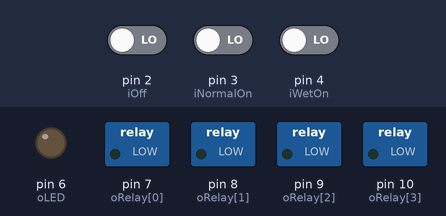
A sketch run on a simulated Arduino Uno, built with avr-gcc and run on an emulated ATmega328P. On the bench: switched loads named in the sketch (green lamp = pin HIGH), output pins drawn as LEDs (lit = HIGH). Inputs (shaded band) come from the test bench; at power-on: pin 3 (iNormalOn) LOW, pin 2 (iOff) LOW, pin 4 (iWetOn) LOW.

Above: at 1.2 s.
1.3 s: pin 3 (iNormalOn) driven HIGH
At 2.1 s:
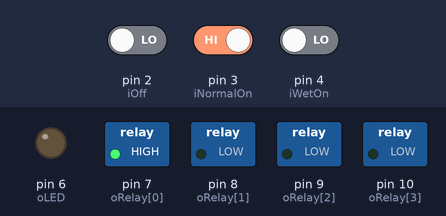
4.3 s: pin 2 (iOff) driven HIGH
At 8.8 s:
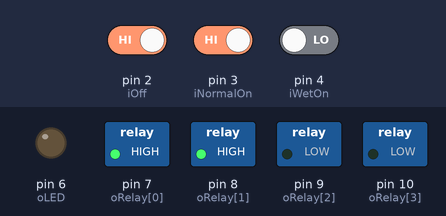
10.3 s: pin 2 (iOff) driven LOW and pin 4 (iWetOn) driven HIGH
At 14.4 s:
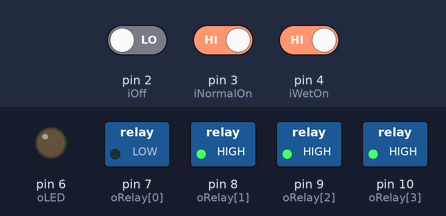
Timing chart, 0 to 32.9 s (numbered marks = the images above; inputs shaded):
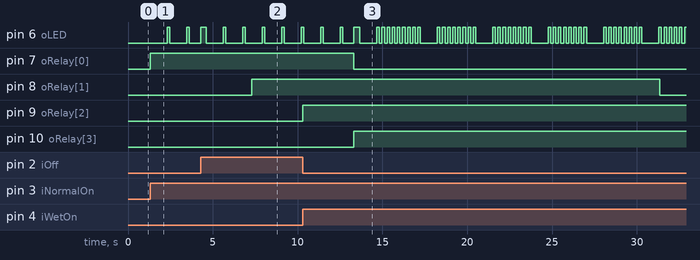

The sketch:

TympaniIgniterDriver.ino
```cpp
#define NUMOUTPUTS 4


int iNormalOn = 3;
int iWetOn = 4;
int iOff = 2;
int oLED = 6;
int oRelay[NUMOUTPUTS] = {7, 8, 9, 10};


volatile int okToRun = false;
unsigned long nextRelayOnTime[NUMOUTPUTS];
unsigned long nextRelayOffTime[NUMOUTPUTS];
unsigned long programStepFinishTime[NUMOUTPUTS];
int currentProgramStep[NUMOUTPUTS];
int i;
int ledState;
int ledBlinkCount;
unsigned long nextLedEventTime;
int lastStep = NUMOUTPUTS - 1;


//*********************constants relating to the igniter on times
#define PROGRAMSTEPS 3 // how many stages are in the program specified by delayProgram
long delayProgram[PROGRAMSTEPS][3] = {  // program for wet start cycle, multiple stages of the pattern, each pattern goes like {time on(ms), total on-off cycle duration(ms), total time of stage(ms)}
                          {4, 500, 200000},
                          {50, 500, 20000},
                          {150, 500, 16000}};
#define NORMALONSTAGGER 3000 // stagger the start times this many ms to even out the power use
#define WETONSTAGGER 18060 // wet cycle stagger, this number is so that the last stages and the first fre seconds of on time don't conincide and the pulses before that are staggered

//*********************constants for LED blinks n crap
#define COUNTDOWNINTERVAL 30 // on the LED blink countdown, this is the interval length. so if it's 15, one blink = 15 seconds left
#define LEDONTIME 150
#define LEDSHORTOFFTIME 150
#define LEDLONGOFFTIME 1000

void setup (){
  pinMode(iNormalOn, INPUT);
  pinMode(iWetOn, INPUT);
  pinMode(iOff, INPUT);
  pinMode(oLED, OUTPUT);
  attachInterrupt(0, doShutOff, RISING);
  digitalWrite(oLED, LOW);
  for (i=0; i < NUMOUTPUTS; i++){
    pinMode(oRelay[i], OUTPUT);
    digitalWrite(oRelay[i], LOW);
    nextRelayOffTime[i] = 0;
    nextRelayOnTime[i] = 0;
  }
}

void loop (){
  if (digitalRead(iNormalOn)){
    okToRun = true;
    resetLEDs();
    doNormalOn();
  }
  if (digitalRead(iWetOn)){
    okToRun = true;
    resetLEDs();
    doWetOn();
  }
  while (okToRun){
     //after doNormalOn or doWetOn has run, stay here and keep the igniters on until the stop button calls the interrupt
  }
}

void doNormalOn(){// turn on for a fixed time, then turn off
  for (i=0; i < NUMOUTPUTS; i++){
    nextRelayOffTime[i] = 4294967295; //set the offtime to the maximum allowed by a long int so we stay on
    nextRelayOnTime[i] = millis() + i * NORMALONSTAGGER;
  }
  while (okToRun && processRelayEvents()){
    blinkLED(1);
  }
  digitalWrite(oLED, HIGH);
}


void doWetOn (){// do the wet start cycle
  unsigned long currentTime = millis();
  unsigned long secondsLeft;
  unsigned long estEndTime = currentTime + NUMOUTPUTS * WETONSTAGGER;
  for (i=0; i < PROGRAMSTEPS; i++) {
    estEndTime += delayProgram[i][2];
  }
  for (i=0; i < NUMOUTPUTS; i++){
    programStepFinishTime[i] = currentTime + i * WETONSTAGGER;
    nextRelayOnTime[i] = programStepFinishTime[i];
    nextRelayOffTime[i] = programStepFinishTime[i] + delayProgram[0][0];
    currentProgramStep[i] = -1;
  }
  while (okToRun && processRelayEvents()){
    currentTime = millis();
    for (i=0; i < NUMOUTPUTS; i++){
      if (programStepFinishTime[i] <= currentTime){ //is it time to move to the next stage in the cycle for this relay?
        currentProgramStep[i] ++;
        if (currentProgramStep[i] >= PROGRAMSTEPS){//this relay is ready to go to full on mode
          nextRelayOnTime[i] = currentTime;
          nextRelayOffTime[i] = 4294967295; //set the offtime to the maximum allowed by a long int so we stay on
        }
        else {
          programStepFinishTime[i] += delayProgram[currentProgramStep[i]][2];
        }
        if (i == lastStep) {// if we moved to the next stage on the last igniter, re-estimate the time left for the LED blinks. Tried to make it just estimate once at the beginning but it just wouldn't fing work right, so had to go to this
          estEndTime = currentTime;
          for (i = currentProgramStep[i]; i < PROGRAMSTEPS; i++) {
            estEndTime += delayProgram[i][2];
          }
        }
      }
      if (currentProgramStep[i] > -1 && currentProgramStep[i] < PROGRAMSTEPS){// are we within an actual stage in the program? -1 means waiting to start, and more than the number of program steps means steady on mode
        if (currentTime > (nextRelayOffTime[i] + 10)){
          nextRelayOnTime[i] +=  delayProgram[currentProgramStep[i]][1];
          nextRelayOffTime[i] = nextRelayOnTime[i] + delayProgram[currentProgramStep[i]][0];
        }
      }
    }
    if (currentTime > nextLedEventTime) {// time to turn the led on or off?
      secondsLeft = (estEndTime - currentTime) / 1000 + COUNTDOWNINTERVAL;
      blinkLED (secondsLeft / COUNTDOWNINTERVAL);
    }
  }
  if (okToRun){
    digitalWrite(oLED, HIGH);
  }
}


void blinkLED(int numBlinks){ // take the number of blinks we want and handle the LED
    if (millis() > nextLedEventTime) {
     if (ledState) {
       ledState = LOW;
       ledBlinkCount--;
       if (ledBlinkCount > 0){
         nextLedEventTime = millis() + LEDSHORTOFFTIME;
       }
       else{
         ledBlinkCount = numBlinks;
         nextLedEventTime = millis() + LEDLONGOFFTIME;
       }
     }
     else{
       ledState = HIGH;
       nextLedEventTime = millis() + LEDONTIME;
     }
   }
   if (okToRun) {
     digitalWrite (oLED, ledState);
   }
}

int processRelayEvents(){ //see if it's time to turn a relay off or on, and if all of them are in steady on mode, return false
  int keepGoing = false;
  for (i=0; i < NUMOUTPUTS; i++){
    if (nextRelayOnTime[i] <= millis() && nextRelayOffTime[i] > millis()){
      if (okToRun){
        digitalWrite (oRelay[i], HIGH);
      }
      if (nextRelayOffTime[i] < 4294967295) {
        keepGoing = true;
      }
    }
    else {
      if (nextRelayOffTime[i] < millis()){
        digitalWrite (oRelay[i], LOW);
      }
      keepGoing = true;
    }
  }
  return keepGoing;
}

void doShutOff(){// called when the stop button is pressed, turn everything off and reset the variables we need to
  digitalWrite (oLED, LOW);
  for (i=0; i < NUMOUTPUTS; i++){
    digitalWrite(oRelay[i], LOW);
    nextRelayOffTime[i] = 0;
    nextRelayOnTime[i] = 0;
  }
  okToRun = false;// tell the other routines that might be inturrupted to just finish the loop and not turn on again
}

void resetLEDs(){// imagine the horror we get the wrong number of blinks!
  ledState = HIGH;
  ledBlinkCount = 0;
}
```

Measured:
- after the input at 1.3 s, pin 6 (oLED): alternates HIGH for 0.15 s and LOW for 1.0 s, starting after 1.0 s; pin 7 (oRelay[0]): LOW → HIGH at once
- after the input at 4.3 s, pin 8 (oRelay[1]): LOW → HIGH after 3.0 s; pin 9 (oRelay[2]): LOW → HIGH after 6.0 s instead of 3.0 s; pin 10 (oRelay[3]): stays LOW (without the input it goes to HIGH after 6.0 s)
- after the input at 10.3 s, pin 7 (oRelay[0]): HIGH → LOW after 3.0 s; pin 8 (oRelay[1]): HIGH → LOW after 21.1 s
